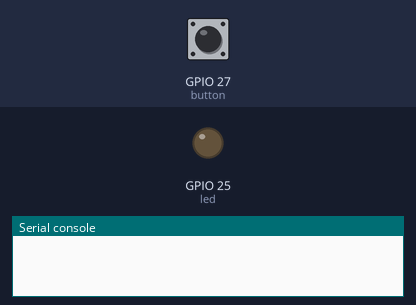
Recording of a program running on a simulated ESP32 board running MicroPython. Parts: output pins drawn as LEDs (lit = HIGH), the last lines printed to the serial console. Dashed ring = blinking. The inputs (shaded band) are chosen by the test bench; at power-on: GPIO 27 (button) HIGH.

Above: at 1.2 s.
1.3 s: GPIO 27 (button) pulsed LOW 5 times (0.12 s each, 0.3 s apart)
At 1.89 s:
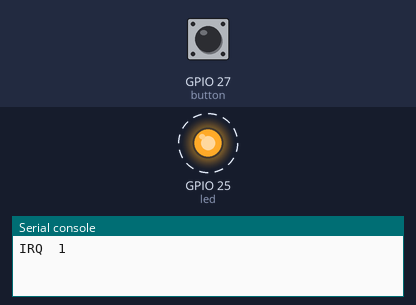
4.3 s: GPIO 27 (button) pulled LOW for 0.15 s
At 4.9 s:
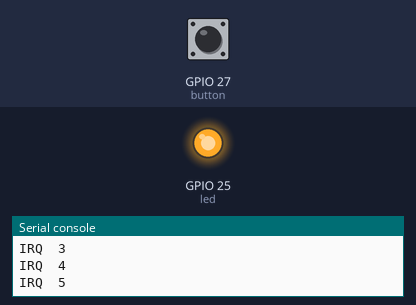
5.9 s: GPIO 27 (button) pulled LOW for 1 s
At 6.6 s:
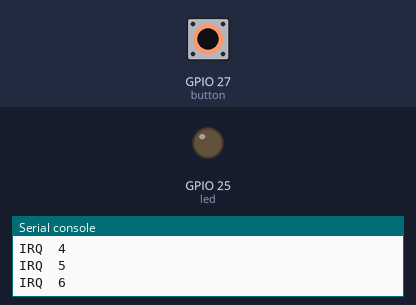
Timing chart, 0 to 8.9 s (numbered marks = the images above; inputs shaded):
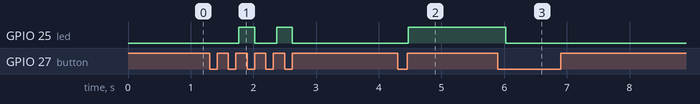

The program:

irq.py
```python
#Hardware Platform: FireBeetle-ESP32
#Result: button controls LED ON/OFF.
#Hardware Connection: this test needs to connect to an external button module in IO27 and an external LED module in IO25.
#The info below shows that irq is available for the current version.
# button:IO2  IO4  IO5  IO10 IO12~19 IO23 IO25
#        IO26 IO27 IO34 IO35 IO36    IO39
# led:   IO0  IO4  IO10 IO12~19  IO21~23 IO25~27
#Except the connection between IO2 and onboard LED, other pins need to connect to external LEDs.

from machine import Pin
import time
import machine
value=1
counter=0
def func(v):
  global value,counter
  time.sleep_ms(50)
  if(button.value() == 0):                          #When the button is not pressed, return
    return
  while(button.value() == 1):                       #If press the button, it will wait until released
    time.sleep_ms(100)
  time.sleep_ms(100)
  counter+=1
  led.value(value)                                  #Set LED value
  value = 0 if value else 1                         #If LED is turn on,it will be shutdown next,otherwise if will turn on next.
  print("IRQ ",counter)

try:
  led = Pin(25, Pin.OUT)                              #create LED object from pin25,Set Pin25 to output
  led.value(0)
  button = Pin(27, Pin.IN)                            #create Button object from pin27,Set Pin27 to input
  button.irq(trigger=Pin.IRQ_RISING, handler=func)    #init irq,set interrupt on rising edge,and callback function is func
  while True:
    pass
except:
  machine.disable_irq()
```

Measured:
- after the input at 1.3 s, GPIO 25 (led): alternates HIGH for 0.25 s and LOW for 0.35 s, 4 changes in all, then stays LOW, starting after 0.47 s
- after the input at 4.3 s, GPIO 25 (led): LOW → HIGH after 0.17 s
- after the input at 5.9 s, GPIO 25 (led): HIGH → LOW after 0.12 s
